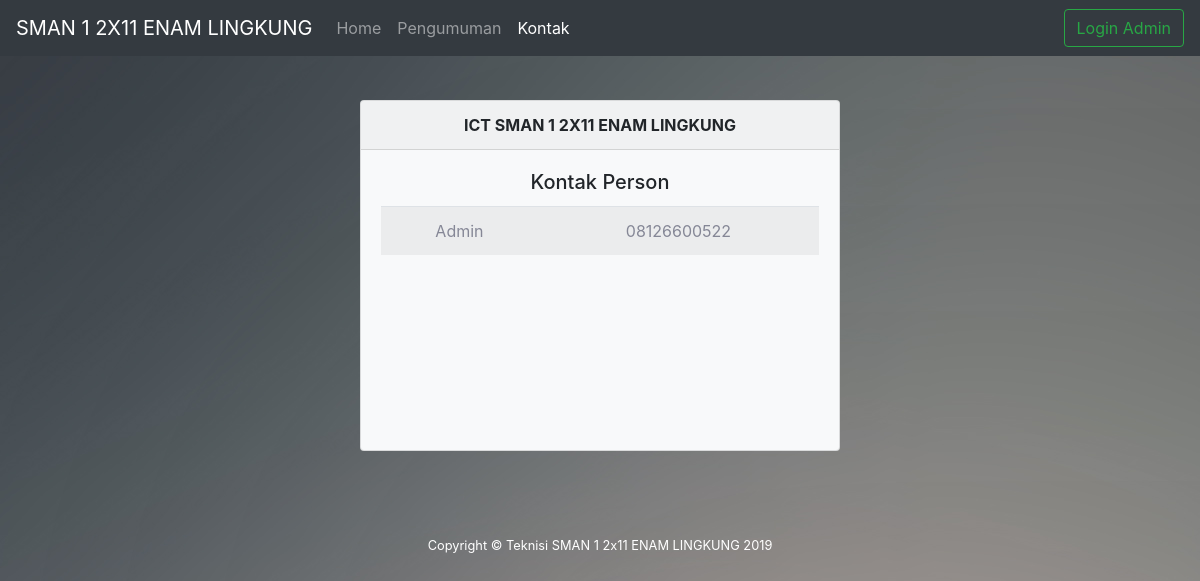
Screenshot of /index.php/public/kontak with the database file from the repository.
### tables this page shows
CREATE TABLE `t_profilsekolah`  (
  `id` int(11) NOT NULL AUTO_INCREMENT,
  `npsn` int(11) NOT NULL,
  `nama_sekolah` varchar(256) NOT NULL,
  `alamat` varchar(256) NOT NULL,
  `daerah` enum('Kab','Kot') NOT NULL,
  `kab_kota` varchar(256) NOT NULL,
  `prov` varchar(256) NOT NULL,
  `kode_pos` int(11) NOT NULL,
  `telp` varchar(256) NOT NULL,
  `email` varchar(256) NOT NULL,
  `website` varchar(256) NOT NULL,
  `logo_prov` varchar(256) NOT NULL,
  `logo_sekolah` varchar(256) NOT NULL,
  `kepsek` varchar(256) NOT NULL,
  `nip_kepsek` varchar(256) NOT NULL,
  `tahun_ajaran` varchar(256) NOT NULL,
  `last_update` timestamp NOT NULL DEFAULT current_timestamp ON UPDATE CURRENT_TIMESTAMP,
  PRIMARY KEY (`id`) USING BTREE
);

CREATE TABLE `t_cp`  (
  `id` int(11) NOT NULL AUTO_INCREMENT,
  `nama` varchar(128) NOT NULL,
  `no_hp` varchar(128) NOT NULL,
  PRIMARY KEY (`id`) USING BTREE
);

### application/controllers/public/Kontak.php (called while the page is built, shortened)
<?php
class Kontak extends CI_Controller
{
    public function __construct()
    {
        $this->load->model('Index_model');
    }
    public function index()
    {
        $data['profilsekolah'] = $this->Index_model->Profil_sekolah();
        $data['title'] = 'Kontak - Pengumuman Kelulusan ' .  $data['profilsekolah']['nama_sekolah'];
        $data['system'] = $this->db->get('t_system')->row();
        $data['kontak'] = $this->db->get('t_cp')->result();
        $this->load->view('templates/index_header', $data);
        $this->load->view('public/kontak', $data);
        $this->load->view('templates/index_footer');
    }
}

### index.php (called while the page is built, shortened)
<?php
require_once BASEPATH.'core/CodeIgniter.php';

### application/models/Index_model.php (called while the page is built, shortened)
<?php
class Index_model extends CI_model
{
    public function Profil_sekolah()
    {
        return $this->db->get('t_profilsekolah')->row_array();
    }
}

### application/views/public/kontak.php (the view)
<div class="container-fluid">
    <div class="row justify-content-center">
        <div class="col-lg-6">
            <div class="card text-center bg-light mx-auto" style="max-width:30em; margin-top:100px; margin-bottom:10%;">
                <div class="card-header font-weight-bold">
                    ICT <?= strtoupper($profilsekolah["nama_sekolah"]) ?>
                </div>
                <div class="card-body" style="min-height:300px;">
                    <h5 class="card-title">Kontak Person</h5>
                    <table class="table table-hover table-striped">
                        <tbody>
                            <?php foreach ($kontak as $k) : ?>
                                <tr>
                                    <td><?= $k->nama  ?></td>
                                    <td><?= $k->no_hp ?></td>
                                </tr>
                            <?php endforeach;  ?>
                        </tbody>
                    </table>
                </div>
            </div>
        </div>
    </div>
</div>

### application/views/templates/index_header.php (shortened to what this page needs)
<!DOCTYPE html>
<html lang="en">
<head>
    <link href="<?= base_url('assets/') ?>vendor/fontawesome-free/css/all.min.css" rel="stylesheet" type="text/css">
    <link href="<?= base_url('assets/') ?>css/sb-admin-2.min.css" rel="stylesheet">
    <link href="<?= base_url('assets/') ?>css/bootstrap.min.css" rel="stylesheet">
    <link rel="stylesheet" href="<?= base_url('assets/') ?>vendor/countdown/dscountdown.css" media="all">
</head>
<body class="bg-gradient-img">
    <nav class="navbar navbar-expand-lg navbar navbar-dark bg-dark fixed-top">
        <a class="navbar-brand" href="<?= base_url() ?>"><?= strtoupper($profilsekolah["nama_sekolah"]) ?></a>
        <div class="collapse navbar-collapse" id="navbarNavDropdown">
            <ul class="navbar-nav mr-auto">
                <li class="nav-item <?php if ($this->uri->segment(1) == "") {
                                        echo "active";
                                    } ?>">
                    <a class="nav-link" href="<?= base_url() ?>">Home</span></a>
                </li>
                <li class="nav-item <?php if ($this->uri->segment(2) == "pengumuman") {
                                        echo "active";
                                    } ?>">
                    <a class="nav-link" href="<?= base_url('public/pengumuman/') ?>">Pengumuman</a>
                </li>
                <li class="nav-item <?php if ($this->uri->segment(2) == "kontak") {
                                        echo "active";
                                    } ?>">
                    <a class="nav-link" href="<?= base_url('public/kontak/') ?>">Kontak</a>
                </li>
            </ul>
            <a href="<?= base_url('auth/') ?>" class="btn btn-outline-success">Login Admin</a>
        </div>
    </nav>

### rows the page displays
t_profilsekolah: nama_sekolah "SMAN 1 2X11 ENAM LINGKUNG"
t_cp: nama "Admin", no_hp "08126600522"
